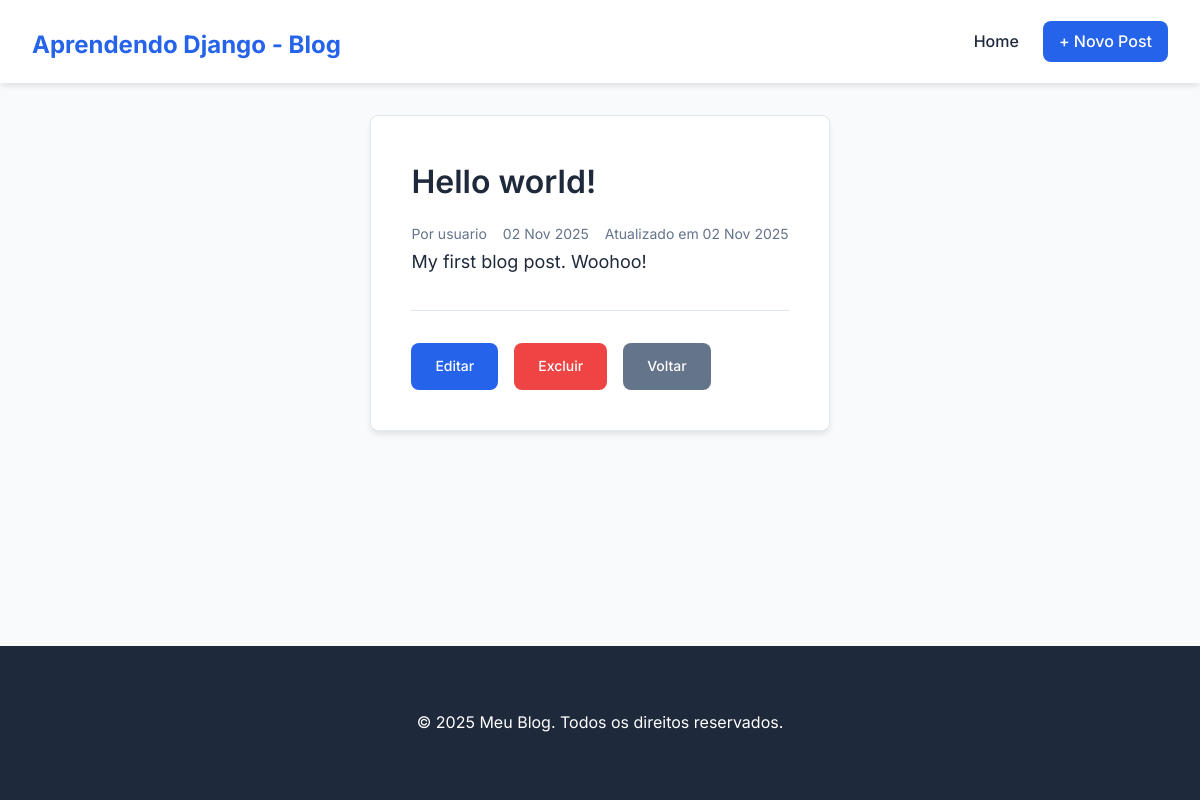
The app's page /post/1/ with its own data.
### blog/models.py (models this page shows, shortened)
class Post(models.Model):
    title = models.CharField(max_length=200)
    body = models.TextField()
    author = models.ForeignKey(get_user_model(), on_delete=models.CASCADE)
    created_at = models.DateTimeField(auto_now_add=True)
    updated_at = models.DateTimeField(auto_now=True)

### blog/views.py (the view)
# urls.py: path('post/<int:pk>/', BlogDetailView.as_view(), name='post_detail'), # Detail view for individual blog posts
class BlogDetailView(DetailView):
    model = Post
    template_name = 'post_detail.html'

### templates/post_detail.html
{% extends 'base.html' %}
{% block content %}
<article class="post-detail">
    <h1 class="post-title">{{ post.title }}</h1>
    <div class="post-meta">
        <span>Por {{ post.author }}</span>
        <span>{{ post.created_at|date:"d M Y" }}</span>
        {% if post.updated_at != post.created_at %}
        <span>Atualizado em {{ post.updated_at|date:"d M Y" }}</span>
        {% endif %}
    </div>
    <div class="post-body">
        {{ post.body|linebreaks }}
    </div>
    <div class="post-actions">
        <a href="{% url 'post_edit' post.pk %}" class="btn btn-edit">Editar</a>
        <a href="{% url 'post_delete' post.pk %}" class="btn btn-delete">Excluir</a>
        <a href="{% url 'home' %}" class="btn btn-cancel">Voltar</a>
    </div>
</article>
{% endblock content %}

### static/css/style.css (style rules this page uses)
:root { --primary-color: #2563eb; --primary-dark: #1d4ed8; --secondary-color: #64748b; --accent-color: #f1f5f9; --text-color: #1e293b; --text-light: #64748b; --border-color: #e2e8f0; --success-color: #10b981; --danger-color: #ef4444; --white: #ffffff; --shadow: 0 4px 6px -1px rgba(0, 0, 0, 0.1); --radius: 8px; }
* { margin: 0; padding: 0; box-sizing: border-box; }
body { font-family: 'Inter', sans-serif; line-height: 1.6; color: var(--text-color); background-color: #f8fafc; min-height: 100vh; display: flex; flex-direction: column; }
.post-title { font-size: 1.5rem; font-weight: 600; margin-bottom: 0.5rem; }
.post-body { color: var(--text-light); margin-bottom: 1rem; line-height: 1.6; }
.post-meta { font-size: 0.875rem; color: var(--secondary-color); display: flex; gap: 1rem; }
.post-detail { background: var(--white); padding: 2.5rem; border-radius: var(--radius); box-shadow: var(--shadow); border: 1px solid var(--border-color); }
.post-detail .post-title { font-size: 2rem; margin-bottom: 1rem; color: var(--text-color); }
.post-detail .post-body { font-size: 1.125rem; line-height: 1.8; color: var(--text-color); margin-bottom: 2rem; }
.post-actions { display: flex; gap: 1rem; margin-top: 2rem; padding-top: 2rem; border-top: 1px solid var(--border-color); }
.btn { padding: 0.75rem 1.5rem; border-radius: var(--radius); text-decoration: none; font-weight: 500; border: none; cursor: pointer; transition: all 0.3s ease; font-size: 0.875rem; }
.btn-edit { background: var(--primary-color); color: var(--white); }
.btn-delete { background: var(--danger-color); color: var(--white); }
.btn-cancel { background: var(--secondary-color); color: var(--white); }

### records on screen
Post: title "Hello world!", author "usuario", created_at "02 Nov 2025", updated_at "02 Nov 2025", body "My first blog post. Woohoo!"
